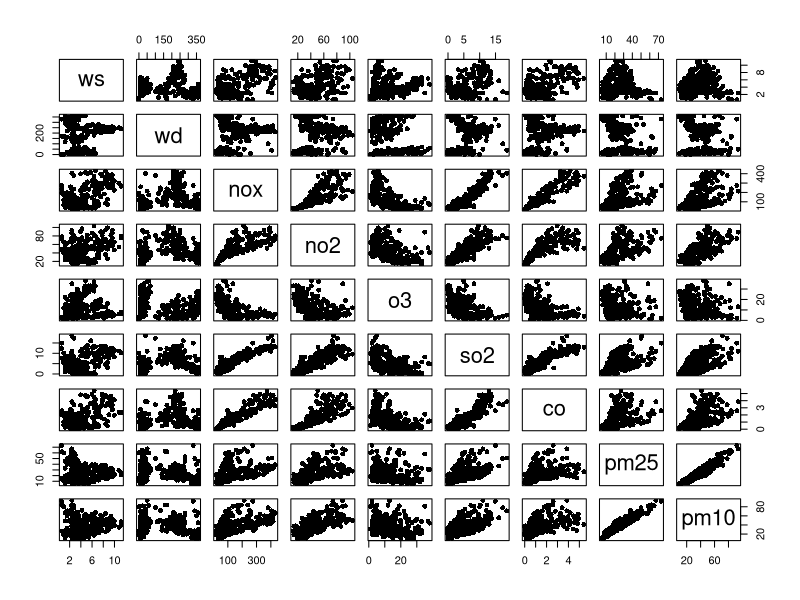
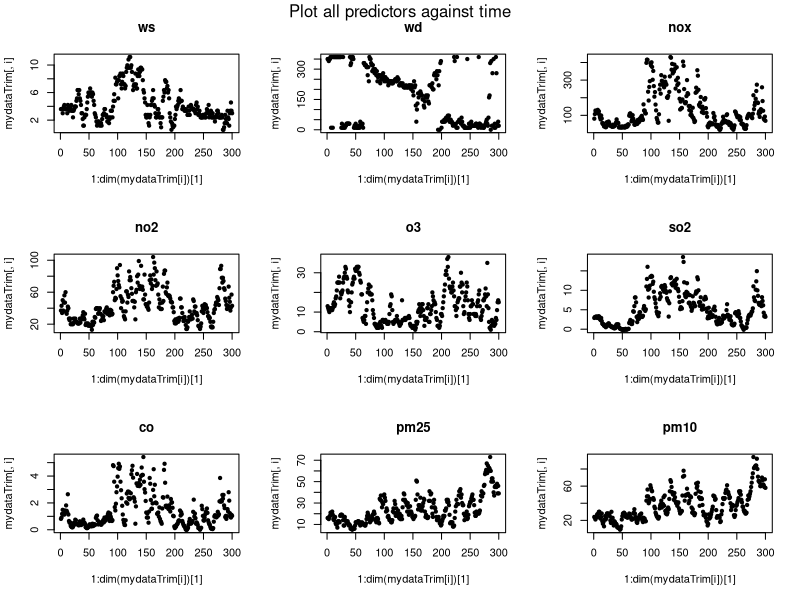

The R source for these figures, in order:
# Some preliminary analysis for potential data for 333 prject 
setwd('/Users/Qihong/Code/github/STAT333_Project')
rm(list = ls())
library(GGally)
library(car)
library(plyr)
library(leaps)
mydata = read.csv('data/OpenAir_example_data_long.csv')
dim(mydata)

# eliminate rows with missing values (NA)
mydata = mydata[complete.cases(mydata), ]
# switch the response variables to the end of the dataframe
mydata[length(mydata) + 1] = mydata[7]
mydata[7] = NULL
colnames(mydata)[10] = 'pm10'


####################################
# glance at the data
####################################
# temp: trim the dimentionality of the input space (to plot data)
numObsSelect = 300
mydataTrim = data.frame(mydata[1:numObsSelect,2:10])

# some summaries
head(mydata)
summary(mydata)

# scatter matrix and correlation matrix 
# corr with Y & multicollinearity between X detected 
# ggpairs(mydataTrim)
plot(mydataTrim, pch = 16)

# plot data aginst time (for 1st 300 obs)
# we see clear autocorrelation when plotting 300 obs,
# it is not obvious in the long run... might need formal test
par(mfrow=c(3,3)) 
for (i in 1:length(mydataTrim)){
    plot(1:dim(mydataTrim[i])[1], mydataTrim[,i], pch = 20)  
    title(colnames(mydataTrim)[i])
}
mtext("Plot all predictors against time", side = 3, line = -1.5, outer = TRUE)



####################################
# Analysis, fitting models 
####################################


# fitting a nai
lm.fit_all = lm(mydata$pm10 ~ mydata$nox +mydata$no2 +mydata$o3 +mydata$so2 +mydata$co)

# plot(lm.fit_all)
# QQ plot indicating abnormality
# outliers removal needed


# stepwise regression procedure
# lm.null = lm(mydata$pm10 ~ 1, data = mydataTrim)
# lm.full = lm(mydata$pm10 ~ ., data = mydataTrim)
# step(lm.null, scope = list(lowr = lm.null, upper = lm.full), direction = 'both')


####### TODO ##############
## check multicolinearity
## variable selections
## residual analysis
## standardization
## regularization 
###########################
